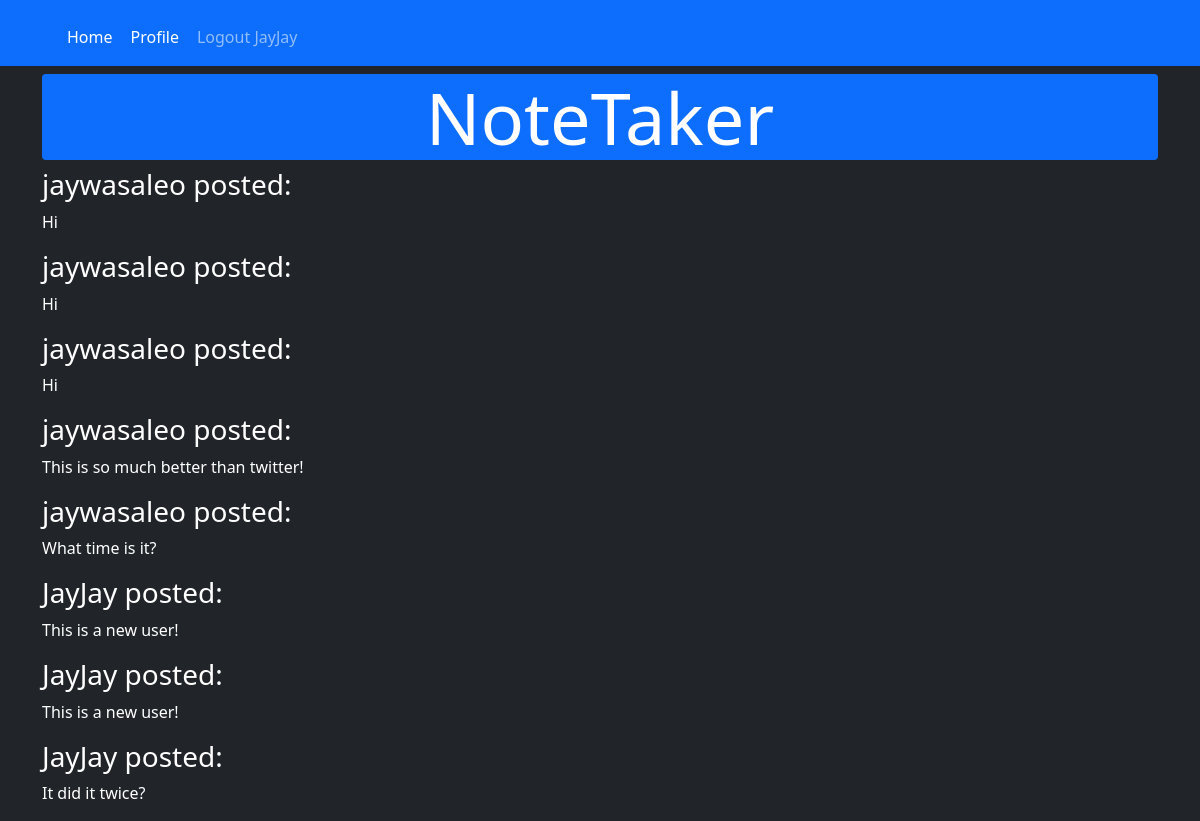
The app's page / (signed in) with its own data.
### website/models.py (models this page shows)
class User(db.Model, UserMixin):
    id = db.Column(db.Integer, primary_key = True)
    email = db.Column(db.String(150), unique = True)
    password = db.Column(db.String(150))
    username = db.Column(db.String(50))
    notes = db.relationship('Note')

class Note(db.Model):
    id = db.Column(db.Integer, primary_key = True)
    data = db.Column(db.String(10000))
    date = db.Column(db.DateTime(timezone = True), default = func.now())
    user_id = db.Column(db.Integer, db.ForeignKey('user.id'))

### website/views.py (the view, shortened to what this page needs)
@views.route('/', methods=['GET', 'POST'])
@login_required
def home():
    all_notes = Note.query.all()
    all_users = User.query.all()
    return render_template("home.html", user=current_user, notelist=all_notes, userlist=all_users)

### website/__init__.py (called while the page is built)
def create_app():
    app = Flask(__name__)
    app.config['SECRET_KEY'] = 'asddfgghjhjk'
    app.config['SQLALCHEMY_DATABASE_URI'] = f'sqlite:///{DB_NAME}'
    db.init_app(app)
    from .views import views
    from .auth import auth
    app.register_blueprint(views, url_prefix='/')
    app.register_blueprint(auth, url_prefix='/')
    from .models import User, Note
    with app.app_context():
        db.create_all()
    login_manager = LoginManager()
    login_manager.login_view = 'auth.login'
    login_manager.init_app(app)
    @login_manager.user_loader
    def load_user(id):
        return User.query.get(int(id))
    return app

### website/templates/home.html
{% extends "base.html" %} {% block title %}Home{% endblock %}
{% block content%}
<h1 class="display-2 text-center bg-primary rounded">
    NoteTaker
</h1>
{% for note in notelist %}
    {% for user in userlist %}
        {% if user.id == note.user_id %}
            <h3>{{ user.username }} posted: </h3>
            <p>{{note.data}}</p>
        {% endif %}
    {% endfor %}
{% endfor %}
{% endblock %}

### website/templates/base.html (shortened to what this page needs)
<!DOCTYPE html>
<html lang="en">
<head>
    <link href="https://cdn.jsdelivr.net/npm/bootstrap@5.0.2/dist/css/bootstrap.min.css" rel="stylesheet">
</head>
<body class="bg-dark text-white">
    <nav class="navbar navbar-expand-md navbar-dark bg-primary">
        <div class="container-xl">
            <div class="ms-3 mt-2 collapse navbar-collapse" id="main-nav">
                <ul class="navbar-nav">
                    {% if user.is_authenticated %}
                    <li class="nav-item"><a class="btn btn-primary nav-link text-white" id="home" href="/">Home</a></li>
                    <li class="nav-item"><a class="btn btn-primary nav-link text-white" id="user" href="{{ url_for('views.user', username=current_user.username) }}">Profile</a></li>
                    <li class="nav-item"><a class="btn btn-primary nav-link" id="logout" href="/logout">Logout {{current_user.username}}</a></li>
                    {% else %}
                    <li class="nav-item"><a class="btn btn-primary nav-link" id="login" href="login">Login</a></li>
                    <li class="nav-item"><a class="btn btn-primary nav-link" id="signup" href="signup">Sign Up</a></li>
                    {% endif %}
                </ul>
            </div>
        </div>
    </nav>
    <div class="container mt-2">
        {% block content %}
        {% endblock %}
    </div>
</body>
</html>

### records on screen
User: username "JayJay"
Note: data "Hi"
User: username "jaywasaleo"
Note: data "Hi"
Note: data "Hi"
Note: data "This is so much better than twitter!"
Note: data "What time is it?"
Note: data "This is a new user!"
Note: data "This is a new user!"
Note: data "It did it twice?"
